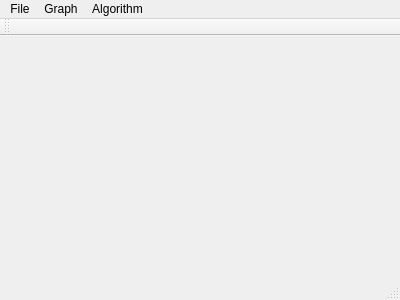
<?xml version="1.0" encoding="UTF-8"?>
<ui version="4.0">
 <class>MainWindow</class>
 <widget class="QMainWindow" name="MainWindow">
  <property name="geometry">
   <rect>
    <x>0</x>
    <y>0</y>
    <width>400</width>
    <height>300</height>
   </rect>
  </property>
  <property name="windowTitle">
   <string>MainWindow</string>
  </property>
  <widget class="QWidget" name="centralWidget"/>
  <widget class="QMenuBar" name="menuBar">
   <property name="geometry">
    <rect>
     <x>0</x>
     <y>0</y>
     <width>400</width>
     <height>26</height>
    </rect>
   </property>
   <widget class="QMenu" name="menuFile">
    <property name="title">
     <string>File</string>
    </property>
    <addaction name="actionQuit"/>
   </widget>
   <widget class="QMenu" name="menuGraph">
    <property name="title">
     <string>Graph</string>
    </property>
    <addaction name="actionRandom"/>
    <addaction name="actionExample"/>
   </widget>
   <widget class="QMenu" name="menuAlgorithm">
    <property name="title">
     <string>Algorithm</string>
    </property>
    <addaction name="actionMIS"/>
    <addaction name="actionMCDS"/>
   </widget>
   <addaction name="menuFile"/>
   <addaction name="menuGraph"/>
   <addaction name="menuAlgorithm"/>
  </widget>
  <widget class="QToolBar" name="mainToolBar">
   <attribute name="toolBarArea">
    <enum>TopToolBarArea</enum>
   </attribute>
   <attribute name="toolBarBreak">
    <bool>false</bool>
   </attribute>
  </widget>
  <widget class="QStatusBar" name="statusBar"/>
  <action name="actionRandom">
   <property name="text">
    <string>random</string>
   </property>
  </action>
  <action name="actionMIS">
   <property name="text">
    <string>MIS</string>
   </property>
  </action>
  <action name="actionQuit">
   <property name="text">
    <string>quit</string>
   </property>
  </action>
  <action name="actionExample">
   <property name="text">
    <string>example</string>
   </property>
  </action>
  <action name="actionMCDS">
   <property name="text">
    <string>MCDS</string>
   </property>
  </action>
 </widget>
 <layoutdefault spacing="6" margin="11"/>
 <resources/>
 <connections/>
</ui>
